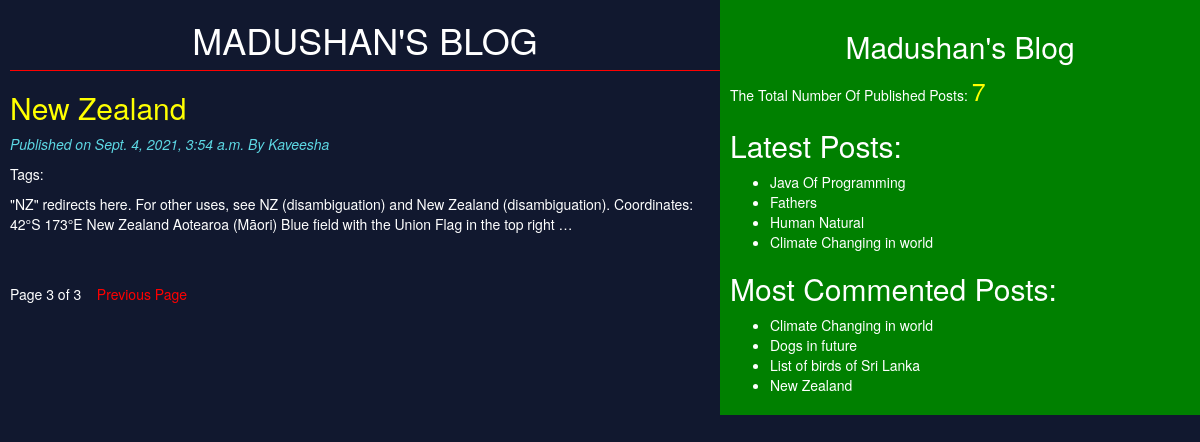
Screenshot of /home/?page=3 with the database file from the repository.
### blog/models.py (models this page shows, shortened)
class Post(models.Model):
    STATUS_CHOICES = (('draft', 'Draft'), ('published', 'Published'))
    title = models.CharField(max_length=256)
    slug = models.SlugField(max_length=264, unique_for_date='publish')
    author = models.ForeignKey(User, related_name='blog_posts', on_delete=models.CASCADE)
    body = models.TextField()
    publish = models.DateTimeField(default=timezone.now)
    created = models.DateTimeField(auto_now_add=True)
    updated = models.DateTimeField(auto_now=True)
    status = models.CharField(max_length=10, choices=STATUS_CHOICES, default='draft')
    objects = CustomManager()
    tags = TaggableManager()
    class Meta:
        ordering = ('-publish',)
    def get_absolute_url(self):
        return reverse('post_detail', kwargs={'pk': self.id, 'year': self.publish.year, 'month': self.publish.strftime('%m'), 'day': self.publish.strftime('%d'), 'slug': self.slug })

### blog/views.py (the view)
# urls.py: path('home/', views.post_list_view),
def post_list_view(request, tag_slug=None):
    post_list = Post.objects.all()
    tag=None
    if tag_slug:
        tag = get_object_or_404(Tag, slug=tag_slug)
        post_list = post_list.filter(tags__in=[tag])
    paginator = Paginator(post_list, 3)
    page_number = request.GET.get('page')
    try:
        post_list = paginator.page(page_number)
    except PageNotAnInteger:
        post_list = paginator.page(1)
    except EmptyPage:
        post_list = paginator.page(paginator.num_pages)
    return render(request, 'blog/post_list.html', {'post_list': post_list, 'tag': tag})

### blog/models.py (called while the page is built)
    def get_queryset(self):
        return super().get_queryset().filter(status='published')

### blog/templatetags/blog_tags.py (called while the page is built)
@register.simple_tag
def total_posts():
    return Post.objects.count()

@register.inclusion_tag('blog/latest_posts.html')
def show_latest_posts(count=4):
    latest_posts = Post.objects.order_by('-publish')[:count]
    return {'latest_posts': latest_posts}

@register.simple_tag
def get_most_commented_posts(count=4):
    return Post.objects.annotate(total_comments=Count('comments')).order_by('-total_comments')[:count]

### templates/blog/post_list.html (shortened to what this page needs)
<!DOCTYPE html>
{% extends "blog/base.html" %}
    {% block content %}
        <h1>MADUSHAN'S BLOG</h1>
        {%for post in post_list%}
            <a href="{{post.get_absolute_url}}"><h2>{{post.title}}</h2></a>
            <p id="date">Published on {{post.publish}} By {{post.author|title}}</p>
            <p>Tags:
            </p>
            <p>{{post.body|truncatewords:30|linebreaks}}</p><br><br>
        {% endfor %}
        {% include "blog/pagination.html" with page=post_list %}
    {% endblock %}

### templates/blog/base.html (shortened to what this page needs)
<!DOCTYPE html>
{% load staticfiles %}
{% load blog_tags %}
<html lang="en">
<head>
    <link rel="stylesheet" href="https://maxcdn.bootstrapcdn.com/bootstrap/3.3.7/css/bootstrap.min.css">
    <link rel="stylesheet" href="{% static "css/demo.css" %}">
</head>
<body>
    <div class="content">
        {% block content %}{% endblock %}
    </div>
    <div class="sidebar">
        <h2 align="center">Madushan's Blog</h2>
        <p>The Total Number Of Published Posts: <span id="post_count">{% total_posts %}</span></p>
        <h2>Latest Posts:</h2>
        {% show_latest_posts %}
        <h2>Most Commented Posts:</h2>
        {% get_most_commented_posts as most_commented_posts %}
        <ul>
            {% for post in most_commented_posts %}
                <li><a href="{{post.get_absolute_url}}">{{post.title}}</a></li>
            {% endfor %}
        </ul>
    </div>
</body>
</html>

### templates/blog/latest_posts.html
<ul>
    {% for post in latest_posts %}
        <li><a href="{{post.get_absolute_url}}">{{post.title}}</a></li>
    {% endfor %}
</ul>

### static/css/demo.css (style rules this page uses)
.content { width: 60%; float: left; padding-left: 10px; }
.sidebar { width: 40%; float: right; padding: 10px; background: green; }
h1 { text-align: center; border-bottom: 1px solid red; padding-bottom: 10px; }
body { color: white; background: #11182F; }
#date { color: #5DD8E4; font-size: 14px; font-style: italic; }
a h2 { color: yellow; }
#post_count { color: yellow; font-size: 25px; }
li a { color: white; }

### rows the page displays
Post: title "New Zealand", publish "Sept. 4, 2021, 3:54 a.m.", author "Kaveesha", body "\"NZ\" redirects here. For other uses, see NZ (disambiguation) and New Zealand (disambiguation). Coordinates: 42°S 173°E New Zealand Aotearoa (Māori) Blue field with the Union Flag in the top right …"
Post: title "Java Of Programming"
Post: title "Fathers"
Post: title "Human Natural"
Post: title "Climate Changing in world"
Post: title "Dogs in future"
Post: title "List of birds of Sri Lanka"

### other values shown
{{ page.number }} "3"
{{ page.paginator.num_pages }} "3"
